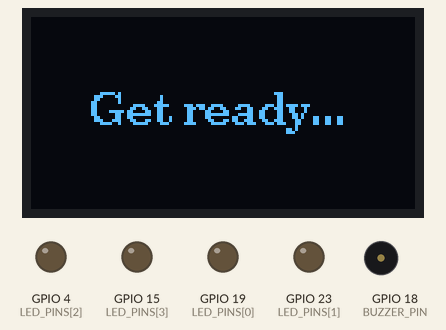
A sketch run on a simulated ESP32. Shown: 128×64 one-colour display, output pins drawn as LEDs (lit = HIGH), buzzer (waves = sounding). Random numbers use the default seed unless the sketch sets one.

Above: at 0.1 s.
At 5.7 s:
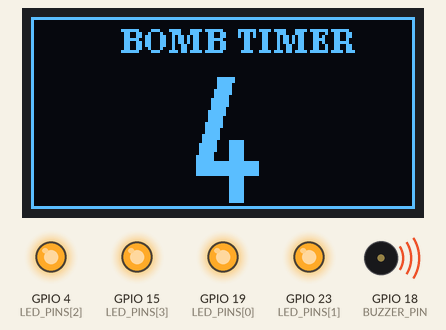
At 9.7 s:
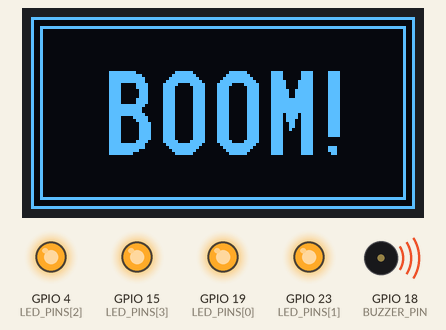
At 18.4 s:
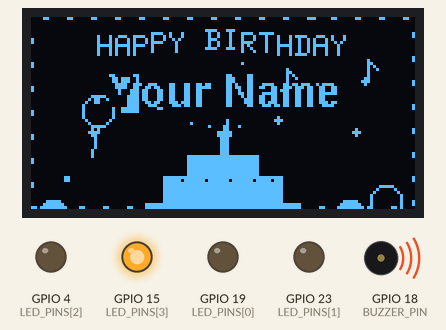
At 27.45 s:
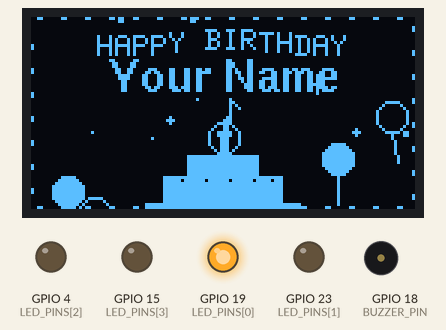
At 39.81 s:
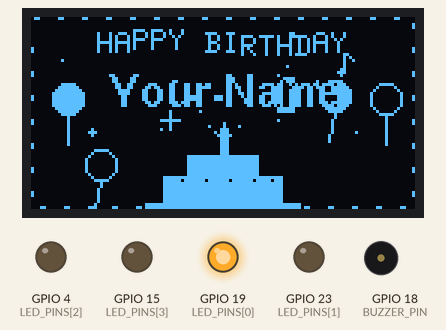
Timing chart, 0 to 40.0 s (numbered marks = the images above):
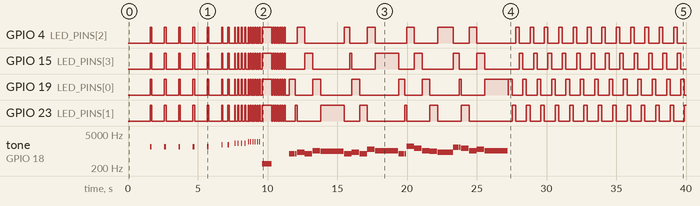

The sketch:

birthday_bomb.ino
```cpp
/*
  ESP32 Birthday Bomb Timer
  -------------------------
  - Bomb-style beeping countdown on an OLED, speeding up toward the end
  - BOOM, then Happy Birthday plays on a passive buzzer
  - Lively OLED show: wavy title, name that jumps with every note,
    shine sweep, chasing border lights, twinkling stars, fireworks,
    floating balloons, music notes, a flickering cake and confetti
  - LEDs flash with the beeps and chase with the melody

  Hardware: ESP32 DevKit (30-pin), 128x64 I2C OLED (SSD1306),
            passive buzzer, 4 LEDs + 4 x 220 ohm resistors
  Library:  U8g2 (install from the Arduino Library Manager)

  Wiring (all on the D21/D22 side of the board):
    OLED SDA -> D21      OLED SCL -> D22
    OLED VCC -> 3V3      OLED GND -> GND
    Buzzer + -> D18      Buzzer - -> GND
    LED 1 -> D19, LED 2 -> D23, LED 3 -> D4, LED 4 -> D16
    (each LED: long leg -> 220 ohm resistor -> pin, short leg -> GND)
*/

#include <Arduino.h>
#include <U8g2lib.h>
#include <Wire.h>
#include <math.h>

// ================= SETTINGS =================
const int COUNTDOWN_SECONDS = 8;      // countdown starts from this number
const char* NAME = "Your Name";        // <-- change this to the birthday person's name
const int OCTAVE_SHIFT = 1;           // 1 = play one octave higher (clearer on small buzzers), 0 = original pitch
const int SONG_REPEATS = 1;           // how many times the full song plays

#define SDA_PIN    21
#define SCL_PIN    22
#define BUZZER_PIN 18                 // buzzer + to D18, - to GND

// LEDs: long leg -> 220 ohm resistor -> GPIO, short leg -> GND
const int LED_PINS[] = {19, 23, 4, 15};
const int LED_COUNT = sizeof(LED_PINS) / sizeof(LED_PINS[0]);
// ============================================

// 128x64 SSD1306 I2C OLED
// (for a 1.3" SH1106 screen use: U8G2_SH1106_128X64_NONAME_F_HW_I2C)
U8G2_SSD1306_128X64_NONAME_F_HW_I2C display(U8G2_R0, U8X8_PIN_NONE);

// ---------- Note frequencies ----------
#define NOTE_G4  392
#define NOTE_A4  440
#define NOTE_B4  494
#define NOTE_C5  523
#define NOTE_D5  587
#define NOTE_E5  659
#define NOTE_F5  698
#define NOTE_G5  784
#define REST     0

// ---------- LED helpers ----------
void ledsInit() {
  for (int i = 0; i < LED_COUNT; i++) {
    pinMode(LED_PINS[i], OUTPUT);
    digitalWrite(LED_PINS[i], LOW);
  }
}

void ledsAll(bool on) {
  for (int i = 0; i < LED_COUNT; i++) digitalWrite(LED_PINS[i], on ? HIGH : LOW);
}

void ledOnly(int index) {
  for (int i = 0; i < LED_COUNT; i++) digitalWrite(LED_PINS[i], (i == index) ? HIGH : LOW);
}

// ---------- Buzzer helpers (works on ESP32 core 2.x and 3.x) ----------
#if defined(ESP_ARDUINO_VERSION_MAJOR) && (ESP_ARDUINO_VERSION_MAJOR >= 3)
  void buzzerInit()            { ledcAttach(BUZZER_PIN, 2000, 10); }
  void buzzerTone(int freq)    { ledcWriteTone(BUZZER_PIN, freq); }
#else
  #define BUZZER_CHANNEL 0
  void buzzerInit()            { ledcSetup(BUZZER_CHANNEL, 2000, 10); ledcAttachPin(BUZZER_PIN, BUZZER_CHANNEL); }
  void buzzerTone(int freq)    { ledcWriteTone(BUZZER_CHANNEL, freq); }
#endif

void buzzerOff() { buzzerTone(0); }

// Beep with all LEDs flashing together
void beep(int freq, int durationMs) {
  ledsAll(true);
  buzzerTone(freq);
  delay(durationMs);
  buzzerOff();
  ledsAll(false);
}

// ---------- Happy Birthday melody ----------
// beats are counted in sixteenth notes: 1 = sixteenth, 3 = dotted eighth,
// 4 = quarter, 8 = half, 12 = dotted half (3/4 time, like the real song)
struct Note { int freq; int beats; };

const Note melody[] = {
  // Happy birthday to you
  {NOTE_G4, 3}, {NOTE_G4, 1}, {NOTE_A4, 4}, {NOTE_G4, 4}, {NOTE_C5, 4}, {NOTE_B4, 12},
  // Happy birthday to you
  {NOTE_G4, 3}, {NOTE_G4, 1}, {NOTE_A4, 4}, {NOTE_G4, 4}, {NOTE_D5, 4}, {NOTE_C5, 12},
  // Happy birthday dear (name)
  {NOTE_G4, 3}, {NOTE_G4, 1}, {NOTE_G5, 4}, {NOTE_E5, 4}, {NOTE_C5, 4}, {NOTE_B4, 4}, {NOTE_A4, 8},
  // Happy birthday to you
  {NOTE_F5, 3}, {NOTE_F5, 1}, {NOTE_E5, 4}, {NOTE_C5, 4}, {NOTE_D5, 4}, {NOTE_C5, 12}
};
const int melodyLength = sizeof(melody) / sizeof(melody[0]);
const int SIXTEENTH_MS = 140;      // song speed: lower = faster, higher = slower
const int NOTE_GAP_MS  = 25;       // tiny silence between notes so repeated notes are clear

// =====================================================
//                    ANIMATION DATA
// =====================================================

// Balloons floating up on both sides
const int BALLOON_COUNT = 4;
float balloonX[BALLOON_COUNT] = {10, 24, 104, 118};
float balloonY[BALLOON_COUNT] = {60, 45, 55, 70};
float balloonSpeed[BALLOON_COUNT] = {0.8, 1.3, 1.0, 1.5};
bool  balloonFilled[BALLOON_COUNT] = {true, false, true, false};

// Confetti shooting from the cake
const int CONF_COUNT = 16;
struct Particle { float x, y, vx, vy; };
Particle conf[CONF_COUNT];

const int CAKE_CX = 64;       // cake centre x
const int CANDLE_TOP_Y = 38;  // where confetti shoots from

// Music notes that float out of the cake with every song note
const int FLOATER_COUNT = 5;
struct Floater { float x, y, vx, vy; bool alive; };
Floater floaters[FLOATER_COUNT];

// One firework at a time
struct Firework { bool active; int cx, cy, age; };
Firework fw;

// Twinkling stars
const int STAR_COUNT = 6;
const int starX[STAR_COUNT] = {33, 95, 20, 108, 46, 82};
const int starY[STAR_COUNT] = {22, 22, 38, 38, 34, 34};

// Time of the last beat (every song note triggers one)
unsigned long lastBeatMs = 0;

void spawnParticle(int i) {
  conf[i].x  = CAKE_CX + random(-3, 4);
  conf[i].y  = CANDLE_TOP_Y;
  conf[i].vx = random(-35, 36) / 10.0;
  conf[i].vy = -(random(25, 55) / 10.0);
}

void spawnMusicNote() {
  for (int i = 0; i < FLOATER_COUNT; i++) {
    if (!floaters[i].alive) {
      floaters[i].alive = true;
      floaters[i].x  = CAKE_CX + random(-4, 5);
      floaters[i].y  = 34;
      floaters[i].vx = (random(0, 2) ? 1 : -1) * (random(6, 14) / 10.0);
      floaters[i].vy = -(random(3, 6) / 10.0);
      return;
    }
  }
}

// A beat: the name jumps, a ring pulses from the cake, a note floats
// out and a few extra confetti pieces shoot up
void beat() {
  lastBeatMs = millis();
  spawnMusicNote();
  for (int k = 0; k < 3; k++) spawnParticle(random(0, CONF_COUNT));
}

void animationInit() {
  randomSeed(esp_random());
  for (int i = 0; i < CONF_COUNT; i++) {
    spawnParticle(i);
    conf[i].y -= random(0, 10);   // spread them out
  }
  for (int i = 0; i < FLOATER_COUNT; i++) floaters[i].alive = false;
  fw.active = false;
}

void updateAnimation() {
  for (int i = 0; i < BALLOON_COUNT; i++) {
    balloonY[i] -= balloonSpeed[i];
    if (balloonY[i] < 22) balloonY[i] = 72;   // wrap around from the bottom
  }
  for (int i = 0; i < CONF_COUNT; i++) {
    conf[i].x  += conf[i].vx;
    conf[i].y  += conf[i].vy;
    conf[i].vy += 0.25;                        // gravity
    if (conf[i].y > 63 || conf[i].x < 0 || conf[i].x > 127) spawnParticle(i);
  }
  for (int i = 0; i < FLOATER_COUNT; i++) {
    if (!floaters[i].alive) continue;
    floaters[i].x += floaters[i].vx;
    floaters[i].y += floaters[i].vy;
    if (floaters[i].y < 18 || floaters[i].x < 4 || floaters[i].x > 123) floaters[i].alive = false;
  }
  if (!fw.active) {
    if (random(0, 100) < 4) {                  // roughly one firework per second
      fw.active = true;
      fw.cx = random(14, 114);
      fw.cy = random(20, 44);
      fw.age = 0;
    }
  } else if (++fw.age > 14) {
    fw.active = false;
  }
}

// =====================================================
//                       DRAWING
// =====================================================

// Position along the screen edge (0 .. 379), used for the chasing lights
void edgePixel(int pos) {
  int x, y;
  if (pos < 127)      { x = pos;              y = 0; }
  else if (pos < 190) { x = 127;              y = pos - 127; }
  else if (pos < 317) { x = 127 - (pos - 190); y = 63; }
  else                { x = 0;                y = 63 - (pos - 317); }
  display.drawPixel(x, y);
}

void drawMarquee(unsigned long t) {
  int offset = (t / 25) % 8;                   // lights run around the border
  for (int k = 0; k < 47; k++) {
    int pos = (k * 8 + offset) % 380;
    edgePixel(pos);
    edgePixel((pos + 1) % 380);
  }
}

void drawStars(unsigned long t) {
  for (int i = 0; i < STAR_COUNT; i++) {
    int ph = (t / 130 + i * 3) % 8;
    int s = (ph < 4) ? ph : 8 - ph;            // 0..4..0 twinkle cycle
    if (s == 0) continue;
    int x = starX[i], y = starY[i];
    display.drawPixel(x, y);
    if (s >= 2) { display.drawHLine(x - 1, y, 3); display.drawVLine(x, y - 1, 3); }
    if (s >= 4) { display.drawHLine(x - 3, y, 7); display.drawVLine(x, y - 3, 7); }
  }
}

void drawFireworks() {
  if (!fw.active) return;
  float r = 2 + fw.age * 0.75;
  if (fw.age < 3) display.drawDisc(fw.cx, fw.cy, 1);
  for (int k = 0; k < 8; k++) {
    float a = k * 0.785398;                    // every 45 degrees
    display.drawPixel(fw.cx + (int)(cos(a) * r), fw.cy + (int)(sin(a) * r));
    if (fw.age > 4) {
      display.drawPixel(fw.cx + (int)(cos(a + 0.39) * r * 0.55),
                        fw.cy + (int)(sin(a + 0.39) * r * 0.55));
    }
  }
}

void drawBalloons(unsigned long t) {
  for (int i = 0; i < BALLOON_COUNT; i++) {
    int bx = (int)(balloonX[i] + 3.0 * sin((t / 250.0) + i * 1.7));
    int by = (int)balloonY[i];
    if (balloonFilled[i]) display.drawDisc(bx, by, 5);
    else                  display.drawCircle(bx, by, 5);
    // string
    int wob = (int)(3.0 * sin((t / 200.0) + i));
    display.drawLine(bx, by + 5, bx + wob, by + 15);
  }
}

void drawCake(unsigned long t) {
  // plate
  display.drawBox(38, 62, 52, 2);
  // bottom layer
  display.drawBox(44, 53, 40, 9);
  // top layer
  display.drawBox(52, 46, 24, 7);
  // icing drips (gaps) on bottom layer
  display.setDrawColor(0);
  display.drawPixel(50, 54); display.drawPixel(58, 54);
  display.drawPixel(66, 54); display.drawPixel(74, 54);
  display.drawPixel(80, 54);
  display.setDrawColor(1);
  // sprinkles that blink on the top layer
  if ((t / 200) % 2 == 0) { display.drawPixel(56, 49); display.drawPixel(70, 50); }
  else                    { display.drawPixel(60, 48); display.drawPixel(73, 49); }
  // candle
  display.drawBox(CAKE_CX - 1, 40, 3, 6);
  // flame: height and lean change all the time
  int h    = 3 + (t / 80) % 3;                 // 3..5
  int lean = (int)((t / 130) % 3) - 1;         // -1, 0, 1
  display.drawTriangle(CAKE_CX - 2, 39, CAKE_CX + 2, 39, CAKE_CX + lean, 38 - h);
  // little glow dots beside the flame
  if ((t / 110) % 2 == 0) { display.drawPixel(CAKE_CX - 5, 36); display.drawPixel(CAKE_CX + 5, 36); }
}

void drawConfetti() {
  for (int i = 0; i < CONF_COUNT; i++) {
    int x = (int)conf[i].x;
    int y = (int)conf[i].y;
    if (i % 2) display.drawBox(x, y, 2, 2);
    else       display.drawPixel(x, y);
  }
}

void drawFloaters(unsigned long t) {
  for (int i = 0; i < FLOATER_COUNT; i++) {
    if (!floaters[i].alive) continue;
    int x = (int)floaters[i].x + (int)(2.0 * sin(t / 120.0 + i));
    int y = (int)floaters[i].y;
    display.drawDisc(x, y, 1);                  // note head
    display.drawVLine(x + 1, y - 7, 7);         // stem
    display.drawLine(x + 1, y - 7, x + 4, y - 4); // flag
  }
}

// One full birthday frame
void drawBirthdayFrame() {
  unsigned long t = millis();
  display.clearBuffer();

  drawMarquee(t);
  drawStars(t);
  drawFireworks();
  drawBalloons(t);
  drawCake(t);

  // ring that pulses out of the cake on every beat
  unsigned long since = t - lastBeatMs;
  if (since < 260) display.drawCircle(CAKE_CX, 40, 5 + (int)(since / 22));

  drawConfetti();
  drawFloaters(t);

  // Title: every letter rides a wave
  display.setFont(u8g2_font_6x12_tr);
  const char* title = "HAPPY BIRTHDAY";
  int titleLen = 14;
  int titleX = (128 - titleLen * 6) / 2;
  for (int i = 0; i < titleLen; i++) {
    int y = 12 + (int)(2.0 * sin(t / 160.0 + i * 0.55));
    display.drawGlyph(titleX + i * 6, y, title[i]);
  }

  // Name: jumps up on every beat, with a shine sweeping across it
  display.setFont(u8g2_font_helvB10_tr);
  int nameW = display.getStrWidth(NAME);
  int nameX = (128 - nameW) / 2;
  int jump = 0;
  if (since < 220) jump = (int)(5.0 * (1.0 - since / 220.0));
  int nameY = 30 - jump;
  display.drawStr(nameX, nameY, NAME);

  unsigned long cyc = t % 2600;
  if (cyc < 900) {
    int sx = nameX - 8 + (int)(cyc * (nameW + 16) / 900);
    int x0 = (sx > nameX) ? sx : nameX;
    int x1 = (sx + 6 < nameX + nameW) ? sx + 6 : nameX + nameW;
    if (x1 > x0) {
      display.setDrawColor(2);                  // XOR = the letters flash inverted
      display.drawBox(x0, nameY - 10, x1 - x0, 12);
      display.setDrawColor(1);
    }
  }

  display.sendBuffer();
  updateAnimation();
}

// ---------- Countdown screens ----------
void showCountdown(int n) {
  display.clearBuffer();
  display.setFont(u8g2_font_ncenB08_tr);
  display.drawStr(30, 12, "BOMB TIMER");

  display.setFont(u8g2_font_logisoso42_tn);
  char buf[8];
  snprintf(buf, sizeof(buf), "%d", n);
  int w = display.getStrWidth(buf);
  display.drawStr((128 - w) / 2, 62, buf);

  display.drawFrame(0, 0, 128, 64);
  display.sendBuffer();
}

void showBoom() {
  display.clearBuffer();
  display.setFont(u8g2_font_logisoso28_tr);
  int w = display.getStrWidth("BOOM!");
  display.drawStr((128 - w) / 2, 46, "BOOM!");
  display.drawFrame(0, 0, 128, 64);
  display.drawFrame(3, 3, 122, 58);
  display.sendBuffer();
}

// ---------- Countdown with bomb beeps ----------
void runCountdown() {
  for (int s = COUNTDOWN_SECONDS; s >= 1; s--) {
    showCountdown(s);

    if (s > 3) {
      // slow beep: one per second
      beep(1500, 120);
      delay(880);
    } else if (s == 3) {
      // faster: two beeps per second
      beep(1800, 100); delay(350);
      beep(1800, 100); delay(350);
    } else if (s == 2) {
      // even faster: four beeps per second
      for (int i = 0; i < 4; i++) { beep(2100, 70); delay(170); }
    } else {
      // last second: rapid beeping
      for (int i = 0; i < 6; i++) { beep(2400, 50); delay(110); }
    }
  }

  // BOOM: long low tone with LEDs on, then a quick flash burst
  showBoom();
  ledsAll(true);
  buzzerTone(300);
  delay(700);
  buzzerOff();
  for (int i = 0; i < 6; i++) {
    ledsAll(false); delay(80);
    ledsAll(true);  delay(80);
  }
  ledsAll(false);
  delay(300);
}

// ---------- Play the song on an exact timeline ----------
unsigned long frameCostMs = 30;    // measured time of one OLED frame

// Draw one animation frame and remember how long it took
void drawTimedFrame() {
  unsigned long startMs = millis();
  drawBirthdayFrame();
  frameCostMs = (millis() - startMs) + 3;
}

// Play one note. Timing comes from a fixed schedule, so drawing the
// animation can never stretch a note or make the rhythm drift.
void playNoteAnimated(int freq, unsigned long noteStart, unsigned long durMs) {
  unsigned long soundEnd = noteStart + durMs - NOTE_GAP_MS;
  unsigned long noteEnd  = noteStart + durMs;

  buzzerTone(freq << OCTAVE_SHIFT);
  bool soundOn = (freq > 0);
  if (soundOn) beat();                          // name jumps, ring pulses, note floats

  while (millis() < noteEnd) {
    unsigned long now = millis();
    if (soundOn && now >= soundEnd) {
      buzzerOff();               // short gap between notes
      soundOn = false;
    }
    unsigned long nextEvent = soundOn ? soundEnd : noteEnd;
    // only draw a frame if it will finish before the next sound event
    if (nextEvent > now && (nextEvent - now) > frameCostMs) drawTimedFrame();
    else delay(1);
  }
  buzzerOff();
}

void playBirthday() {
  unsigned long noteStart = millis();

  for (int r = 0; r < SONG_REPEATS; r++) {
    for (int i = 0; i < melodyLength; i++) {
      ledOnly(i % LED_COUNT);    // a different LED lights for each note
      unsigned long dur = (unsigned long)melody[i].beats * SIXTEENTH_MS;
      playNoteAnimated(melody[i].freq, noteStart, dur);
      noteStart += dur;
    }
    if (r < SONG_REPEATS - 1) {  // short pause before the next repeat
      delay(800);
      noteStart = millis();
    }
  }
  ledsAll(false);
}

void setup() {
  Wire.begin(SDA_PIN, SCL_PIN);
  Wire.setClock(400000);         // faster I2C = smoother animation
  display.begin();
  buzzerInit();
  buzzerOff();
  ledsInit();
  animationInit();

  // Ready screen
  display.clearBuffer();
  display.setFont(u8g2_font_ncenB10_tr);
  display.drawStr(20, 36, "Get ready...");
  display.sendBuffer();
  delay(1500);

  runCountdown();
  playBirthday();
}

void loop() {
  // After the song: the show keeps going, with a beat every half second
  static int pos = 0;
  static unsigned long lastLed = 0;
  static unsigned long lastBeat = 0;

  drawBirthdayFrame();

  if (millis() - lastBeat > 550) {
    lastBeat = millis();
    beat();
  }
  if (millis() - lastLed > 250) {
    lastLed = millis();
    ledOnly(pos);
    pos = (pos + 1) % LED_COUNT;
  }
}
```

Measured:
- by itself, GPIO 4 (LED_PINS[2]): HIGH → LOW at 1.7 s, → HIGH 0.91 s later, → LOW 0.12 s later, → HIGH 0.91 s later, … (83 changes in this stretch)
- by itself, GPIO 15 (LED_PINS[3]): HIGH → LOW at 1.7 s, → HIGH 0.91 s later, → LOW 0.12 s later, → HIGH 0.91 s later, … (83 changes in this stretch)
- by itself, GPIO 19 (LED_PINS[0]): HIGH → LOW at 1.7 s, → HIGH 0.91 s later, → LOW 0.12 s later, → HIGH 0.91 s later, … (87 changes in this stretch)
- by itself, GPIO 23 (LED_PINS[1]): HIGH → LOW at 1.7 s, → HIGH 0.91 s later, → LOW 0.12 s later, → HIGH 0.91 s later, … (84 changes in this stretch)
- what the display in image 1 shows lasts 1.0 s, from 5.7 s to 6.7 s
